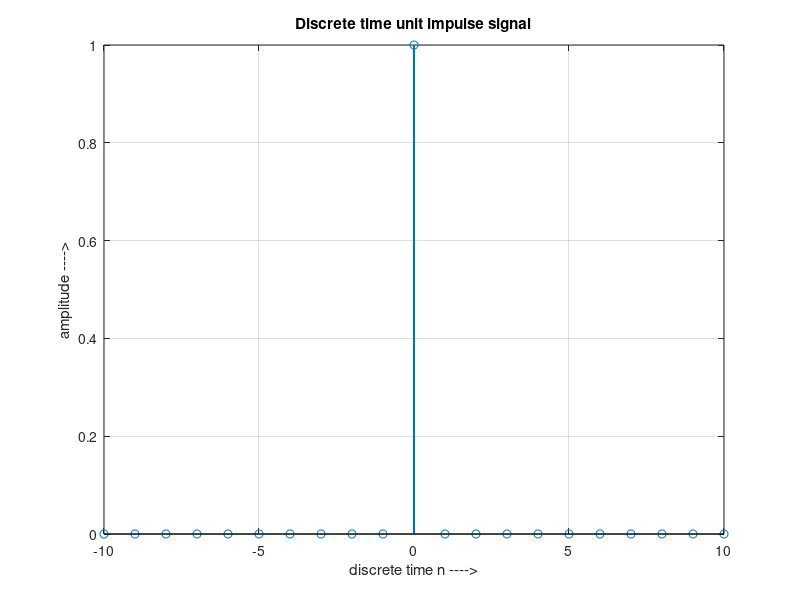
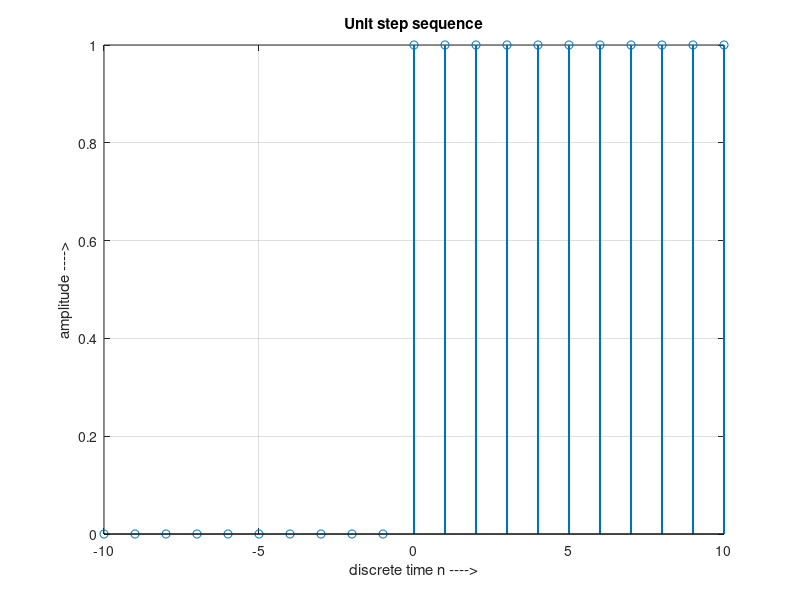
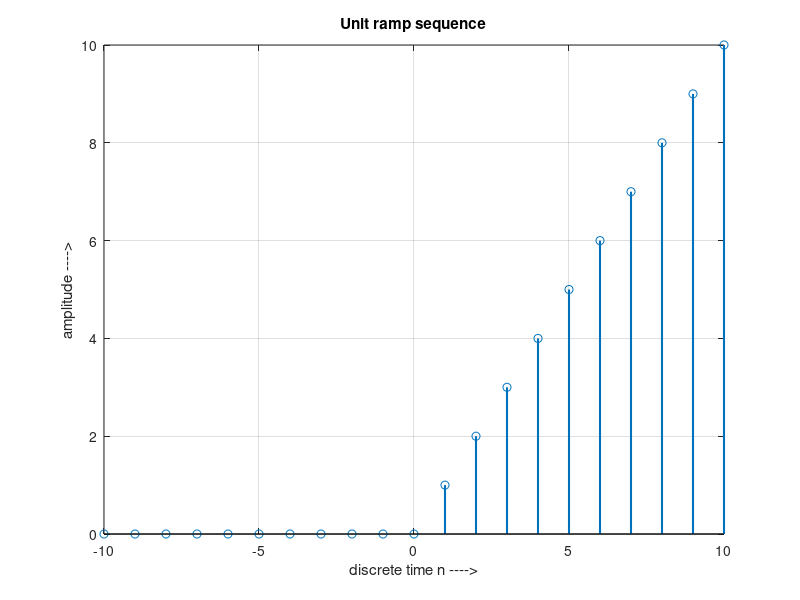
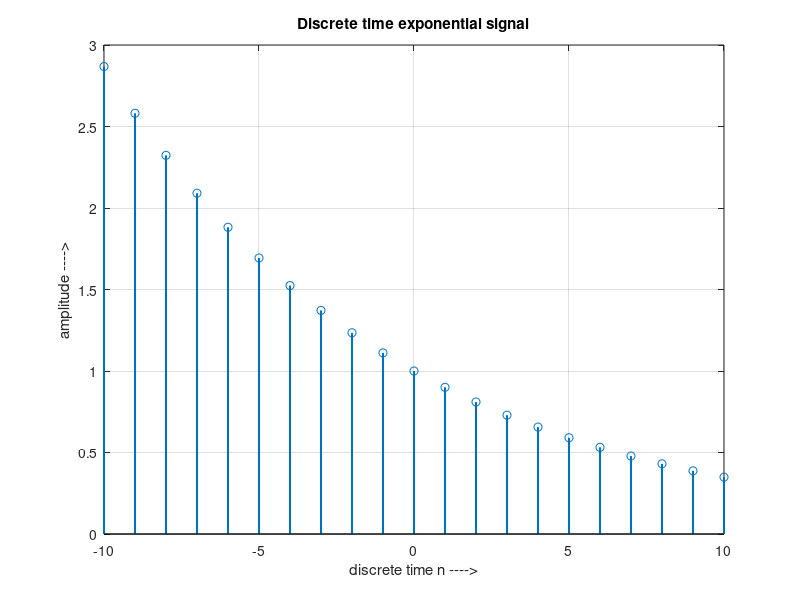

Reproduce these figures in MATLAB, in order.
% discrete time index
n = -10:10;   % range of n values

%% 1. Unit Impulse δ[n]
% Impulse is 1 at n=0 and 0 elsewhere
impulse = (n == 0);

figure;
stem(n, impulse, 'LineWidth', 1.5);
xlabel('discrete time n ---->');
ylabel('amplitude ---->');
title('Discrete time unit impulse signal');
grid on;

%% 2. Unit Step u[n]
% Step is 0 for n<0 and 1 for n>=0
step = double(n >= 0);

figure;
stem(n, step, 'LineWidth', 1.5);
xlabel('discrete time n ---->');
ylabel('amplitude ---->');
title('Unit step sequence');
grid on;

%% 3. Unit Ramp r[n]
% Ramp is 0 for n<0 and increases linearly for n>=0
ramp = n .* (n >= 0);

figure;
stem(n, ramp, 'LineWidth', 1.5);
xlabel('discrete time n ---->');
ylabel('amplitude ---->');
title('Unit ramp sequence');
grid on;

%% 4. Exponential Signal a^n
% Exponential sequence can decay or grow depending on 'a'
a = 0.9;  % base of exponential (0<a<1 → decay, a>1 → growth)
% exp_sig = (a .^ n) .* (n >= 0);  % defined for n>=0
exp_sig = a .^ n;

figure;
stem(n, exp_sig, 'LineWidth', 1.5);
xlabel('discrete time n ---->');
ylabel('amplitude ---->');
title('Discrete time exponential signal');
grid on;

%% 5. Signum Function sgn[n]
% Signum gives -1 for n<0, 0 for n=0, +1 for n>0
signum = sign(n);

figure;
stem(n, signum, 'LineWidth', 1.5);
xlabel('discrete time n ---->');
ylabel('amplitude ---->');
title('Discrete time signum function');
grid on;

%% 6. Sinc Function sinc[n]
% Discrete sinc defined as sin(pi*n)/(pi*n), with sinc(0)=1
%sinc_sig = sinc(n);  % MATLAB defines sinc(x) = sin(pi*x)/(pi*x)
sinc_sig = sinc(n/4);

figure;
stem(n, sinc_sig, 'LineWidth', 1.5);
xlabel('discrete time n ---->');
ylabel('amplitude ---->');
title('Discrete time sinc function');
grid on;
